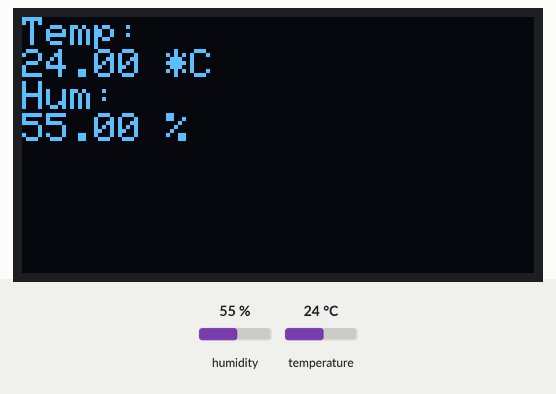
Recording of a sketch running on a simulated ESP8266 (NodeMCU). Parts: 128×64 one-colour display. The inputs (shaded band) are chosen by the test bench; at power-on: humidity 55 %, temperature 24 °C.

Above: at 2.1 s.

The sketch:

oled_as_debug.ino
```cpp
#include <Wire.h>
#include <Adafruit_SSD1306.h>
#include <U8g2_for_Adafruit_GFX.h>
#include <Adafruit_Sensor.h>
#include <DHT.h>

#define SCREEN_WIDTH 128
#define SCREEN_HEIGHT 64
#define OLED_RESET -1
#define SCREEN_ADDRESS 0x3C
#define DHTPIN 4  // D2 pin on ESP8266 corresponds to GPIO4
#define DHTTYPE DHT22

Adafruit_SSD1306 display(SCREEN_WIDTH, SCREEN_HEIGHT, &Wire, OLED_RESET);
U8G2_FOR_ADAFRUIT_GFX u8g2_for_adafruit_gfx;
DHT dht(DHTPIN, DHTTYPE);

void setup() {
  Wire.begin(14, 12);
  display.begin(SSD1306_SWITCHCAPVCC, SCREEN_ADDRESS);
  u8g2_for_adafruit_gfx.begin(display);  // connect u8g2 procedures to Adafruit GFX
  dht.begin();

  display.clearDisplay();
  display.setTextSize(1);  // Set text size to 2 (twice the original size)
  display.setTextColor(SSD1306_WHITE);
  display.setCursor(0, 0);
  display.println("DHT22 Sensor");
  display.display();

  delay(2000);  // Show the initial message for 2 seconds

  // Read and display temperature/humidity immediately
  updateDisplay();
}

void loop() {
  delay(30000); // Wait for 30 seconds

  // Read and display temperature/humidity
  updateDisplay();
}

void updateDisplay() {
  float humidity = dht.readHumidity();
  float temperature = dht.readTemperature();

  display.clearDisplay();
  display.setCursor(0, 0);

  if (isnan(humidity) || isnan(temperature)) {
    display.println("Failed");
    display.println("from a DHT sensor!");
  } else {
    display.println("Temp: ");
    display.print(temperature);
    display.println(" *C");

    display.println("Hum: ");
    display.print(humidity);
    display.println(" %");
  }

  display.display();
}
```
